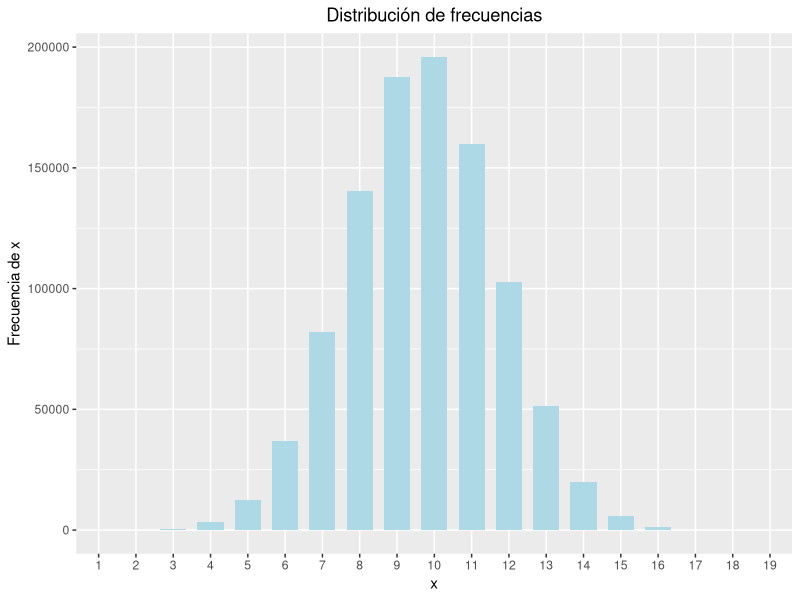
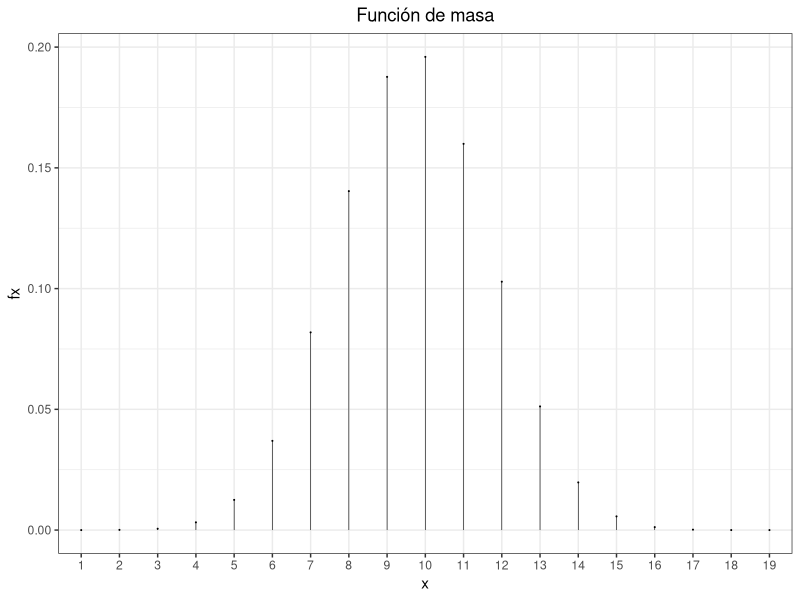
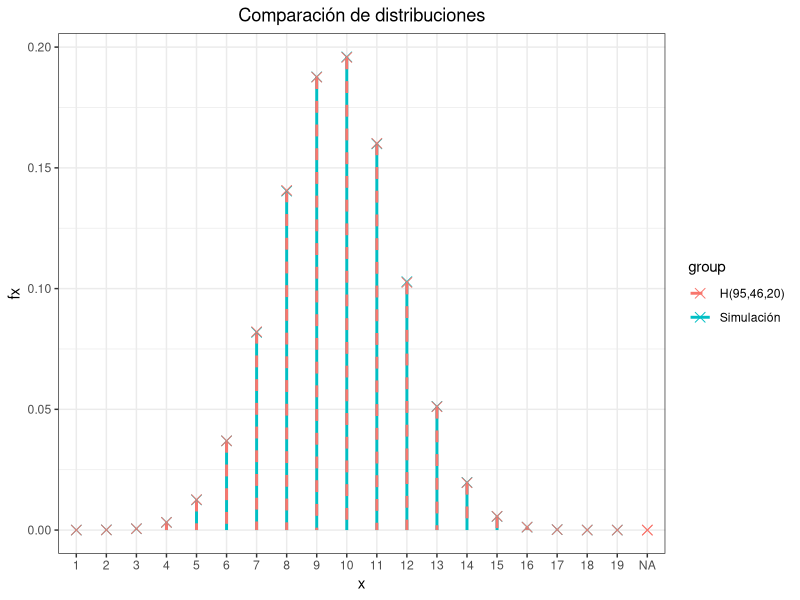

Recreate these plots in R, in order.
#Al final del arhivo se encuentran los parámetros para realizar la simulación
library("ggplot2")

#Obtiene una muestra aleatoria de la población
obtener_muestra <- function(poblacion, tamaño) {
  muestra <- sample(poblacion, tamaño, replace = FALSE)
}

#Simula extracciones tantas veces como 'repeticiones'
simula_extracciones <- function(poblacion, tamaño, repeticiones) {
  experimento <- replicate(repeticiones, obtener_muestra(poblacion, tamaño))
  return(experimento)
}

#Función que calcula la tabla de frecuencias de 'simulacion'
obtener_frecuencias <- function(simulacion) {
  contador <- apply(simulacion,2, function(x) length(x[x == 1]))
  return(as.data.frame(table(contador)))
}

#Función una grafica de frecuencias a partir de una tabla de frecuencias.
grafica_frecuencias <- function(tabla_frecuencias) {
  names(tabla_frecuencias) <- c("x", "Frecuencia")
  grafica <- ggplot(data = tabla_frecuencias, aes(x = x, y = Frecuencia)) +
    geom_bar(stat = "identity", width=.7, fill="lightblue") +
    ylab("Frecuencia de x") +
    labs(title = "Distribución de frecuencias") +
    theme(plot.title = element_text(hjust = 0.5))
  return(grafica)
}

#Función que crea una grafica de la función de masa.
grafica_probabilidades <- function(distribucion_proba) {
  names(distribucion_proba) <- c("x","fx")
  grafica <- ggplot(data = distribucion_proba, aes(x = x, y = fx)) +
    geom_segment(aes(xend = x, yend = 0), size = .2) +
    geom_point(size = .05) +
    labs(title = "Función de masa") +
    theme_bw() +
    theme(plot.title = element_text(hjust = 0.5))
  return(grafica)
}


#Función que regresa la comparación de dos distribuciones
grafica_comparacion_probabilidades <- function(dproba1, dproba2) {
  names(dproba1) <- c("x","fx")
  names(dproba2) <- c("x","fx")
  dproba1$group <- "Simulación"
  dproba2$group <- "H(95,46,20)"
  dproba12 <- rbind(dproba1, dproba2)
  grafica <- ggplot(dproba12, aes(x=x, y=fx, xend = x, yend = 0,group=group, col=group, fill=group, linetype = group)) +
    scale_linetype_manual(values=c(2,1)) +
    geom_segment(size=1) +
    geom_point(size = 3, shape = 4) +
    labs(title = "Comparación de distribuciones") +
    theme_bw() +
    theme(plot.title = element_text(hjust = 0.5))
  return(grafica)
}

# Se establecen los parámetros para la simulación
grises <- 46
blancas <- 49
bolas <- c(rep(1,grises), rep(0,blancas))
tamaño <- 20
repeticiones <- 10^6

# ¿Cuál es la probabilidad de que al extraer 20 bolas de la urna 5 de ellas sean grises?
dhyper(5,grises,blancas, tamaño)

#Se realiza la simulación
simulacion <- simula_extracciones(bolas, tamaño, repeticiones)

#Se obtiene la tabla de frecuencias
tabla_frecuencias <- obtener_frecuencias(simulacion)

#Muestra los primeros tres resultados de la simulación
simulacion[,1:3]

#Se grafica la distribución de frecuencias
grafica_frecuencias(tabla_frecuencias)

#Se grafica la distribución de probabilidad
distribucion_proba <- data.frame(tabla_frecuencias[1],tabla_frecuencias[,2]/sum(tabla_frecuencias[,2]))
grafica_probabilidades(distribucion_proba)


#Distribución hipergeométrica para comparar los resultados obtenidos
x <- seq(0,tamaño,by = 1)
d_hiper <- data.frame(x, dhyper(x,grises,blancas, tamaño))
names(d_hiper) <- c("x", "fx")

#Se grafica la comparación entra las distribuciones de probabilidad
grafica_comparacion_probabilidades(distribucion_proba, d_hiper)